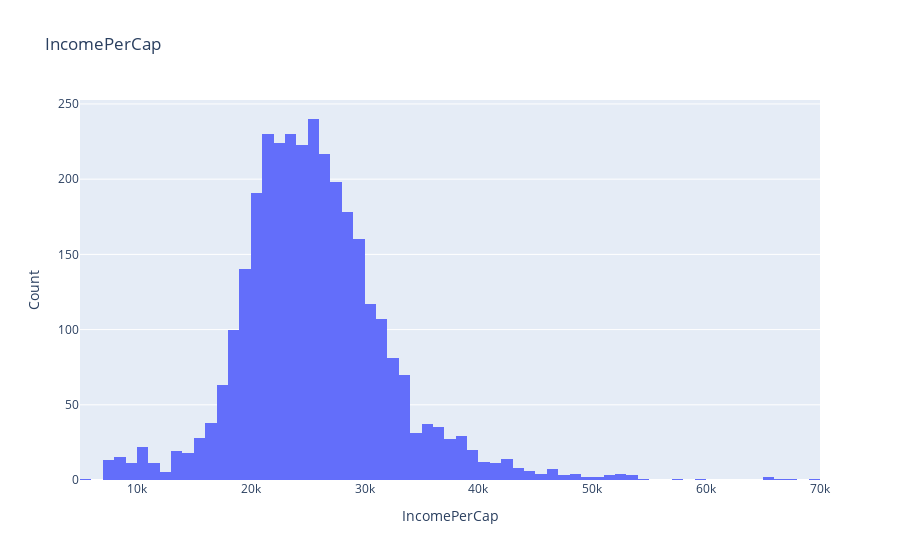

Source (notebook cell):
### Markdown cell above
# Using Naive Bayes to predict 2017 County Data: Casey Surratt

This document covers all of my code which was entirely hand written except for the plotting code which I found and edited.

### Code cell
#Casey

# Import statements and some very minor data exploration

import pandas as pd
import numpy as np
import seaborn as sns
import matplotlib.pyplot as plt
import plotly.express as px
import math
# sns.set_theme()
og_df = pd.read_csv('archive/acs2017_county_data.csv')
# df.describe()

# plt.hist(og_df['Income'], bins=100)

ystr = "Count"
xstr = "IncomePerCap"

wfh_v_private = px.histogram(og_df, x=xstr, title=xstr).update_layout(yaxis_title=ystr, xaxis_title=xstr)
wfh_v_private
# og_df.columns
# og_df.head()

### Figure 1 — Plotly figure (JSON) as saved in the notebook; plotly's stock layout.template omitted (floating-point values rounded to 4 significant figures; data arrays with more than 128 entries replaced by an {"elided": "..."} marker saying what was removed)
{"data": [{"alignmentgroup": "True", "bingroup": "x", "hovertemplate": "IncomePerCap=%{x}<br>count=%{y}<extra></extra>", "legendgroup": "", "marker": {"color": "#636efa", "pattern": {"shape": ""}}, "name": "", "offsetgroup": "", "orientation": "v", "showlegend": false, "type": "histogram", "x": {"elided": "3220 int values"}, "xaxis": "x", "yaxis": "y"}], "layout": {"autosize": true, "barmode": "relative", "legend": {"tracegroupgap": 0}, "title": {"text": "IncomePerCap"}, "xaxis": {"anchor": "y", "autorange": true, "domain": [0, 1], "range": [5000.0, 70000.0], "title": {"text": "IncomePerCap"}, "type": "linear"}, "yaxis": {"anchor": "x", "autorange": true, "domain": [0, 1], "range": [0, 252.6], "title": {"text": "Count"}}}}
